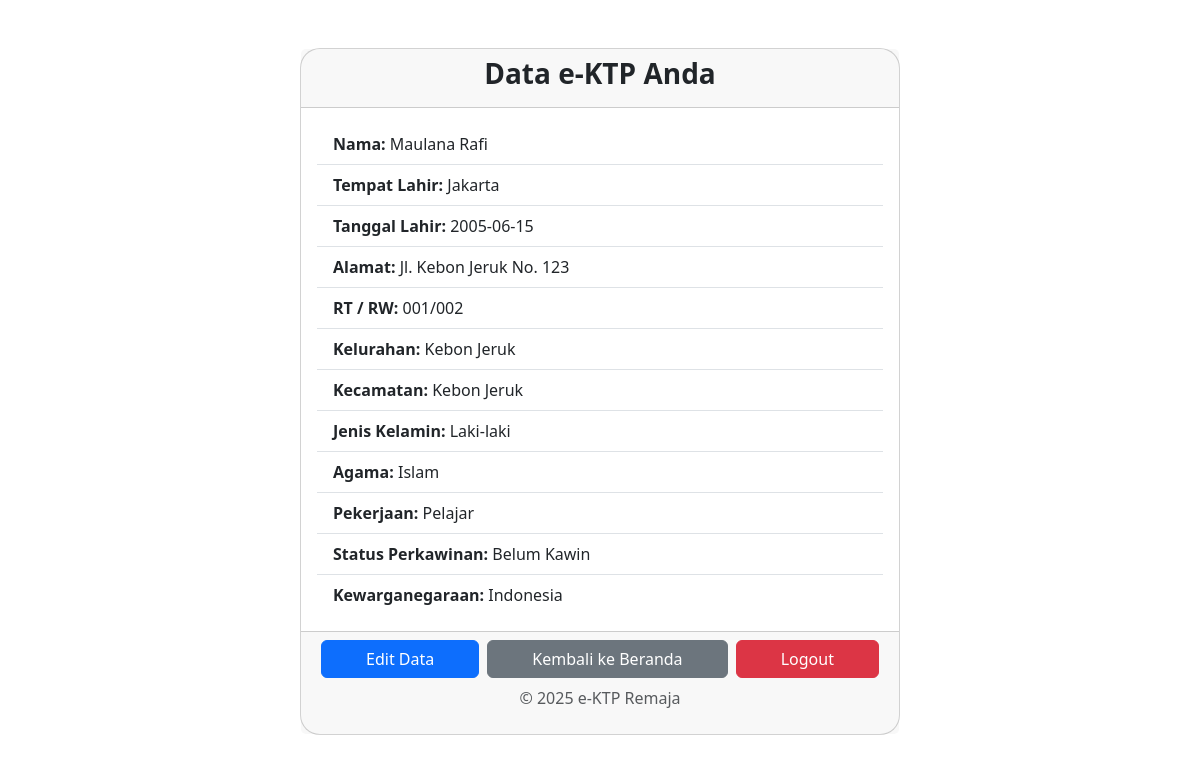
/cekDataAnda.php (signed in), run on the app's committed database.
### tables this page shows
CREATE TABLE `daftar` (
  `id_daftar` int(11) NOT NULL,
  `id_user` int(11) NOT NULL,
  `nama_lengkap` varchar(100) NOT NULL,
  `tempat_lahir` varchar(50) NOT NULL,
  `tanggal_lahir` date NOT NULL,
  `jenis_kelamin` enum('Laki-laki','Perempuan') NOT NULL,
  `alamat` text NOT NULL,
  `rt_rw` varchar(10) NOT NULL,
  `kelurahan` varchar(50) NOT NULL,
  `kecamatan` varchar(50) NOT NULL,
  `agama` varchar(30) NOT NULL,
  `status_perkawinan` varchar(30) NOT NULL,
  `pekerjaan` varchar(50) DEFAULT NULL,
  `kewarganegaraan` varchar(30) NOT NULL,
  `foto_ktp` varchar(100) DEFAULT NULL,
  `tanggal_pendaftaran` timestamp NOT NULL DEFAULT current_timestamp()
);

### cekDataAnda.php (the view, shortened to what this page needs)
<?php
include "koneksi.php";
$id_user = $_SESSION['id_user'] ?? null;
$query = "SELECT * FROM daftar WHERE id_user = '$id_user'";
$result = mysqli_query($conn, $query);
$data = mysqli_fetch_assoc($result);
?>
<!DOCTYPE html>
<html lang="en">
<head>
  <link href="https://cdn.jsdelivr.net/npm/bootstrap@5.3.3/dist/css/bootstrap.min.css" rel="stylesheet">
</head>
<body>
<div class="card mx-auto mt-5" style="width: 600px; border-radius: 20px;">
  <div class="card-header text-center">
    <h3 class="fw-bold">Data e-KTP Anda</h3>
  </div>
  <div class="card-body">
  <ul class="list-group list-group-flush">
    <li class="list-group-item"><strong>Nama:</strong> <?= htmlspecialchars($data['nama_lengkap']) ?></li>
    <li class="list-group-item"><strong>Tempat Lahir:</strong> <?= htmlspecialchars($data['tempat_lahir']) ?></li>
    <li class="list-group-item"><strong>Tanggal Lahir:</strong> <?= htmlspecialchars($data['tanggal_lahir']) ?></li>
    <li class="list-group-item"><strong>Alamat:</strong> <?= htmlspecialchars($data['alamat']) ?></li>
    <li class="list-group-item"><strong>RT / RW:</strong> <?= htmlspecialchars($data['rt_rw']) ?></li>
    <li class="list-group-item"><strong>Kelurahan:</strong> <?= htmlspecialchars($data['kelurahan']) ?></li>
    <li class="list-group-item"><strong>Kecamatan:</strong> <?= htmlspecialchars($data['kecamatan']) ?></li>
    <li class="list-group-item"><strong>Jenis Kelamin:</strong> <?= htmlspecialchars($data['jenis_kelamin']) ?></li>
    <li class="list-group-item"><strong>Agama:</strong> <?= htmlspecialchars($data['agama']) ?></li>
    <li class="list-group-item"><strong>Pekerjaan:</strong> <?= htmlspecialchars($data['pekerjaan']) ?></li>
    <li class="list-group-item"><strong>Status Perkawinan:</strong> <?= htmlspecialchars($data['status_perkawinan']) ?></li>
    <li class="list-group-item"><strong>Kewarganegaraan:</strong> <?= htmlspecialchars($data['kewarganegaraan']) ?></li>
  </ul>
</div>
  <div class="card-footer text-center">
    <div class="d-flex justify-content-between">
        <a href="edit_data.php" class="btn btn-primary flex-fill mx-1">Edit Data</a>
        <a href="index.php" class="btn btn-secondary flex-fill mx-1">Kembali ke Beranda</a>
        <a href="logout.php" class="btn btn-danger flex-fill mx-1">Logout</a>
    </div>
    <p class="text-muted mt-2">© 2025 e-KTP Remaja</p>
  </div>
</div>
</body>
</html>

### data on the page
daftar: nama_lengkap "Maulana Rafi", tempat_lahir "Jakarta", tanggal_lahir "2005-06-15", alamat "Jl. Kebon Jeruk No. 123", rt_rw "001/002", kelurahan "Kebon Jeruk", kecamatan "Kebon Jeruk", jenis_kelamin "Laki-laki", agama "Islam", pekerjaan "Pelajar", status_perkawinan "Belum Kawin", kewarganegaraan "Indonesia"
